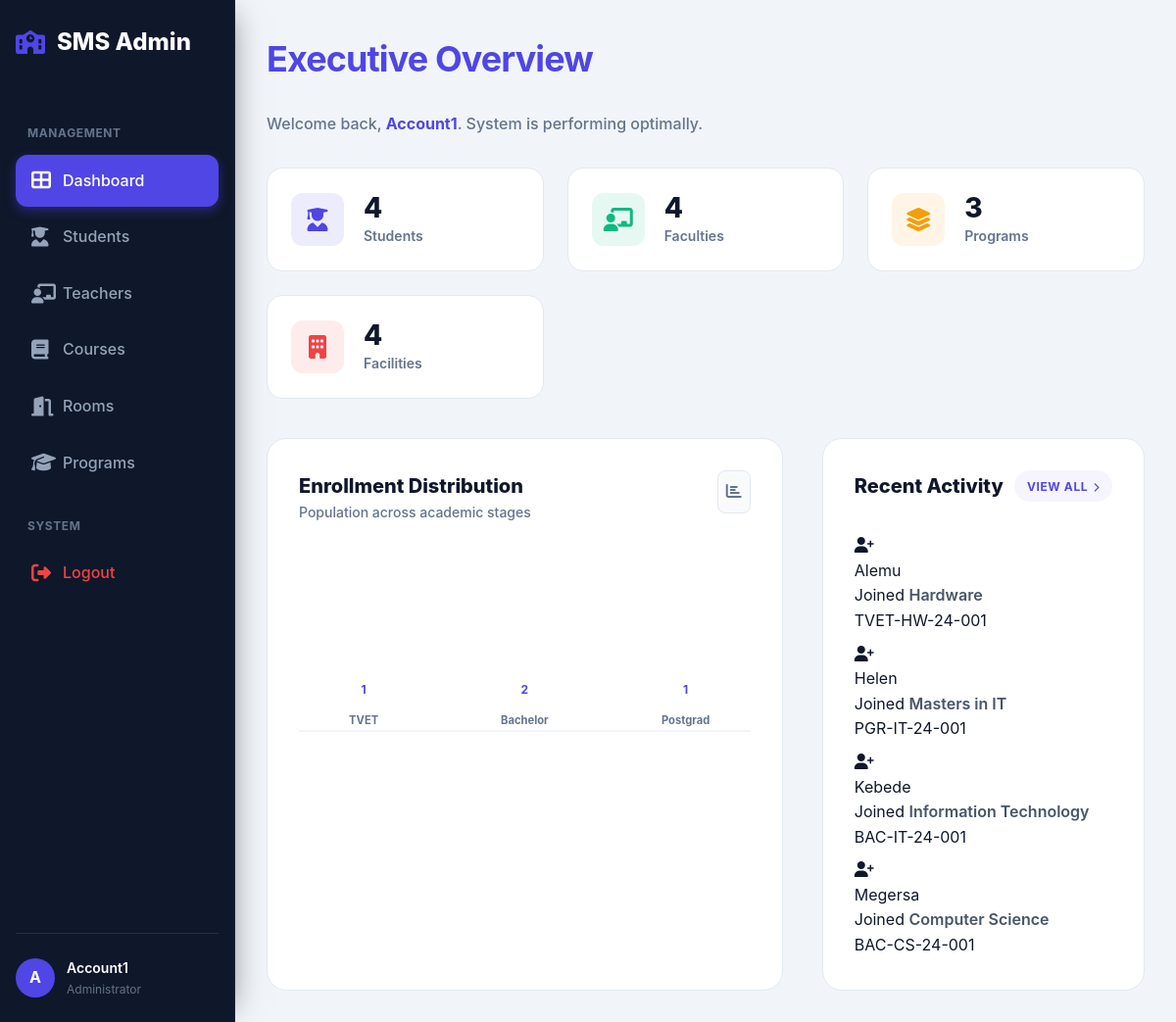
/Dashboard/dashboard.php (signed in), run on the app's committed database.
### tables this page shows
CREATE TABLE IF NOT EXISTS Stud_table (
    Stud_ID VARCHAR(30) PRIMARY KEY,
    Stud_name VARCHAR(100) NOT NULL,
    Age INT,
    Sex CHAR(1),
    Program VARCHAR(50),
    Department VARCHAR(50)
);

### Dashboard/dashboard.php (the view, shortened to what this page needs)
<?php
require_once '../config/db.php';
$totalStudents = $pdo->query("SELECT COUNT(*) FROM Stud_table")->fetchColumn();
$totalTeachers = $pdo->query("SELECT COUNT(*) FROM Teach_table")->fetchColumn();
$totalPrograms = $pdo->query("SELECT COUNT(*) FROM Programs_table")->fetchColumn();
$totalRooms = $pdo->query("SELECT COUNT(*) FROM Room_table")->fetchColumn();
$progData = $pdo->query("SELECT Program, COUNT(*) as count FROM Stud_table GROUP BY Program")->fetchAll(PDO::FETCH_ASSOC);
$displayPrograms = ['TVET' => 0, 'Bachelor' => 0, 'Postgrad' => 0];
foreach($progData as $row) {
    if (isset($displayPrograms[$row['Program']])) {
        $displayPrograms[$row['Program']] = $row['count'];
    }
}
$recentStudents = $pdo->query("SELECT Stud_name, Program, Stud_ID, Department FROM Stud_table ORDER BY Stud_ID DESC LIMIT 5")->fetchAll();
?>
<!DOCTYPE html>
<html lang="en">
<head>
    <link rel="stylesheet" href="../CSS/style.css">
    <link rel="stylesheet" href="../CSS/dashboard.css">
    <link rel="stylesheet" href="https://cdnjs.cloudflare.com/ajax/libs/font-awesome/6.0.0/css/all.min.css">
</head>
<body>
    <?php include '../components/nav.php'; ?>
    <main>
        <div class="container">
            <div class="page-header">
                <div>
                    <h1 style="font-size: 2.25rem; letter-spacing: -0.025em;">Executive Overview</h1>
                    <p style="color: #64748b; font-size: 1rem; font-weight: 500;">Welcome back, <span style="color: var(--primary-color); font-weight: 700;"><?php echo htmlspecialchars($_SESSION['user']); ?></span>. System is performing optimally.</p>
                </div>
            </div>
            <div class="stats-grid">
                <div class="stat-card">
                    <div class="stat-icon" style="background: rgba(79, 70, 229, 0.1); color: var(--primary-color);">
                        <i class="fas fa-user-graduate"></i>
                    </div>
                    <div class="stat-info">
                        <div class="stat-value"><?php echo number_format($totalStudents); ?></div>
                        <div class="stat-label">Students</div>
                    </div>
                </div>
                <div class="stat-card">
                    <div class="stat-icon" style="background: rgba(16, 185, 129, 0.1); color: var(--success);">
                        <i class="fas fa-chalkboard-teacher"></i>
                    </div>
                    <div class="stat-info">
                        <div class="stat-value"><?php echo number_format($totalTeachers); ?></div>
                        <div class="stat-label">Faculties</div>
                    </div>
                </div>
                <div class="stat-card">
                    <div class="stat-icon" style="background: rgba(245, 158, 11, 0.1); color: var(--warning);">
                        <i class="fas fa-layer-group"></i>
                    </div>
                    <div class="stat-info">
                        <div class="stat-value"><?php echo number_format($totalPrograms); ?></div>
                        <div class="stat-label">Programs</div>
                    </div>
                </div>
                <div class="stat-card">
                    <div class="stat-icon" style="background: rgba(239, 68, 68, 0.1); color: var(--danger);">
                        <i class="fas fa-building"></i>
                    </div>
                    <div class="stat-info">
                        <div class="stat-value"><?php echo number_format($totalRooms); ?></div>
                        <div class="stat-label">Facilities</div>
                    </div>
                </div>
            </div>
            <div style="display: grid; grid-template-columns: 1.6fr 1fr; gap: 2.5rem; margin-top: 1rem;">
                <div class="chart-container">
                    <div style="display: flex; justify-content: space-between; align-items: flex-start;">
                        <div>
                            <h3 style="font-size: 1.25rem; font-weight: 800; color: var(--text-color);">Enrollment Distribution</h3>
                            <p style="font-size: 0.875rem; color: #64748b; font-weight: 500;">Population across academic stages</p>
                        </div>
                        <div style="padding: 0.5rem; background: #f8fafc; border-radius: 0.5rem; border: 1px solid #e2e8f0;">
                            <i class="fas fa-chart-bar" style="color: #64748b;"></i>
                        </div>
                    </div>
                    <div class="bar-chart">
                        <?php
                        foreach($displayPrograms as $label => $count):
                        ?>
                        <div class="bar-group">
                            <div class="bar-label"><?php echo $label; ?></div>
                        </div>
                        <?php endforeach; ?>
                    </div>
                </div>
                <div class="activity-card">
                    <div style="display: flex; justify-content: space-between; align-items: center; margin-bottom: 2rem;">
                        <h3 style="font-size: 1.25rem; font-weight: 800; color: var(--text-color);">Recent Activity</h3>
                        <a href="../Student/student.php" style="font-size: 0.75rem; font-weight: 700; color: var(--primary-color); text-transform: uppercase; text-decoration: none; letter-spacing: 0.05em; background: rgba(79, 70, 229, 0.05); padding: 0.4rem 0.8rem; border-radius: 2rem;">
                            View All <i class="fas fa-chevron-right" style="font-size: 0.6rem; margin-left: 2px;"></i>
                        </a>
                    </div>
                    <div class="activity-list" style="display: flex; flex-direction: column; gap: 0.5rem;">
                        <?php foreach($recentStudents as $rs): ?>
                        <div class="activity-item">
                            <div class="activity-icon">
                                <i class="fas fa-user-plus"></i>
                            </div>
                            <div class="activity-details">
                                <div class="activity-name"><?php echo htmlspecialchars($rs['Stud_name']); ?></div>
                                <div class="activity-meta">Joined <span style="font-weight: 600; color: #475569;"><?php echo htmlspecialchars($rs['Department']); ?></span></div>
                            </div>
                            <div class="activity-id">
                                <?php echo htmlspecialchars($rs['Stud_ID']); ?>
                            </div>
                        </div>
                        <?php endforeach; ?>
                    </div>
                </div>
            </div>
        </div>
    </main>
</body>
</html>

### CSS/style.css (style rules this page uses)
:root { --primary-color: #4f46e5; --primary-hover: #4338ca; --bg-color: #f1f5f9; --card-bg: #ffffff; --text-color: #0f172a; --sidebar-bg: #0f172a; --sidebar-text: #f8fafc; --danger: #ef4444; --success: #10b981; --warning: #f59e0b; --border-color: #e2e8f0; --sidebar-width: 240px; --header-height: 60px; }
.page-header { display: flex; justify-content: space-between; align-items: center; margin-bottom: 2rem; }
* { margin: 0; padding: 0; box-sizing: border-box; font-family: 'Inter', 'Verdana', sans-serif; }
body { background-color: var(--bg-color); color: var(--text-color); line-height: 1.6; display: flex; min-height: 100vh; }
main { flex: 1; padding: 2rem; margin-left: var(--sidebar-width); min-height: 100vh; transition: margin-left 0.3s ease; }
.container { max-width: 1200px; margin: 0 auto; }
h1 { color: var(--primary-color); margin-bottom: 1.5rem; font-weight: 700; }

### CSS/dashboard.css (style rules this page uses)
.stats-grid { display: grid; grid-template-columns: repeat(auto-fit, minmax(240px, 1fr)); gap: 1.5rem; margin-bottom: 2.5rem; }
.stat-card { background: white; padding: 1.5rem; border-radius: 1rem; box-shadow: var(--card-shadow); display: flex; align-items: center; gap: 1.25rem; border: 1px solid var(--border-color); transition: transform 0.3s ease, box-shadow 0.3s ease; }
.stat-icon { width: 54px; height: 54px; border-radius: 0.75rem; display: flex; align-items: center; justify-content: center; font-size: 1.5rem; }
.stat-value { font-size: 1.75rem; font-weight: 800; line-height: 1.2; }
.stat-label { font-size: 0.875rem; color: #64748b; font-weight: 600; }
.chart-container, .activity-card { background: white; padding: 2rem; border-radius: 1.25rem; box-shadow: var(--card-shadow); border: 1px solid var(--border-color); }
.bar-chart { display: flex; align-items: flex-end; gap: 2rem; height: 180px; margin-top: 2rem; border-bottom: 2px solid #f1f5f9; }
.bar-group { flex: 1; display: flex; flex-direction: column; align-items: center; gap: 0.5rem; }
.bar-label { font-size: 0.7rem; font-weight: 700; color: #64748b; }

### data on the page
stud_table: Stud_name "Alemu", Department "Hardware", Stud_ID "TVET-HW-24-001"
stud_table: Stud_name "Helen", Department "Masters in IT", Stud_ID "PGR-IT-24-001"
stud_table: Stud_name "Kebede", Department "Information Technology", Stud_ID "BAC-IT-24-001"
stud_table: Stud_name "Megersa", Department "Computer Science", Stud_ID "BAC-CS-24-001"

### other printed values
$user_initial "A"
$_SESSION['user'] "Account1"
$totalStudents "4"
$totalTeachers "4"
$totalPrograms "3"
$totalRooms "4"
$label "TVET"
$label "Bachelor"
$label "Postgrad"
